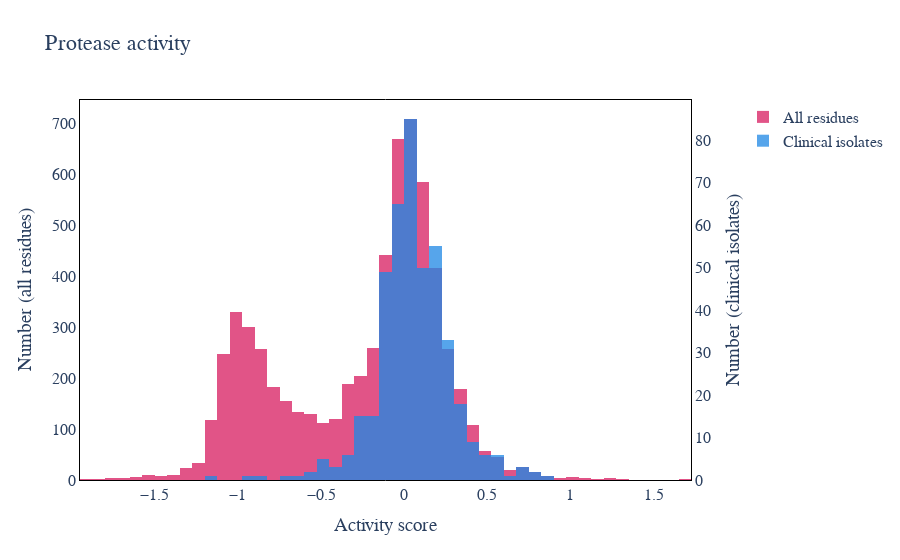

Here is the notebook cell this chart was saved with:
### Code cell
# Visualize the distribution of the relative fitnesses
fig = make_subplots(specs=[[{"secondary_y": True}]])

fig.add_trace(go.Histogram(x=flat, 
                           opacity=0.75, marker_color = '#D81B60', name='All residues',
                           xbins=dict( # bins used for histogram
                            size=0.075
                        )),
             secondary_y=False)

fig.add_trace(go.Histogram(x=pat_vars,opacity=0.75, marker_color = '#1E88E5',
                           name='Clinical isolates',
                          xbins=dict( # bins used for histogram
                            size=0.075
                        )),
              secondary_y=True)

fig.update_yaxes(title_text="Number (all residues)", secondary_y=False)
fig.update_yaxes(title_text="Number (clinical isolates)", secondary_y=True)
fig.update_xaxes(showline=True, linewidth=1, linecolor='black', mirror=True,
                showgrid=False)
fig.update_yaxes(showline=True, linewidth=1, linecolor='black', mirror=True,
                showgrid=False)
fig.update_layout(
    title="Protease activity",
    xaxis_title="Activity score",
    paper_bgcolor='rgba(255,255,255,100)',
    plot_bgcolor='rgba(255,255,255,100)',
    font=dict(family="Arial",
                    size=16)
    
    )
fig.show()
# fig.write_image(fig_folder+"Fig2_activity_all_and_clinical.pdf")

### Figure 1 — Plotly figure (JSON) as saved in the notebook; plotly's stock layout.template omitted (floating-point values rounded to 4 significant figures; data arrays with more than 128 entries replaced by an {"elided": "..."} marker saying what was removed)
{"data": [{"marker": {"color": "#D81B60"}, "name": "All residues", "opacity": 0.75, "type": "histogram", "x": {"elided": "6383 float values"}, "xaxis": "x", "xbins": {"size": 0.075}, "yaxis": "y"}, {"marker": {"color": "#1E88E5"}, "name": "Clinical isolates", "opacity": 0.75, "type": "histogram", "x": {"elided": "435 float values"}, "xaxis": "x", "xbins": {"size": 0.075}, "yaxis": "y2"}], "layout": {"font": {"family": "Arial", "size": 16}, "paper_bgcolor": "rgba(255,255,255,100)", "plot_bgcolor": "rgba(255,255,255,100)", "title": {"text": "Protease activity"}, "xaxis": {"anchor": "y", "domain": [0, 0.94], "linecolor": "black", "linewidth": 1, "mirror": true, "showgrid": false, "showline": true, "title": {"text": "Activity score"}}, "yaxis": {"anchor": "x", "domain": [0, 1], "linecolor": "black", "linewidth": 1, "mirror": true, "showgrid": false, "showline": true, "title": {"text": "Number (all residues)"}}, "yaxis2": {"anchor": "x", "linecolor": "black", "linewidth": 1, "mirror": true, "overlaying": "y", "showgrid": false, "showline": true, "side": "right", "title": {"text": "Number (clinical isolates)"}}}}
